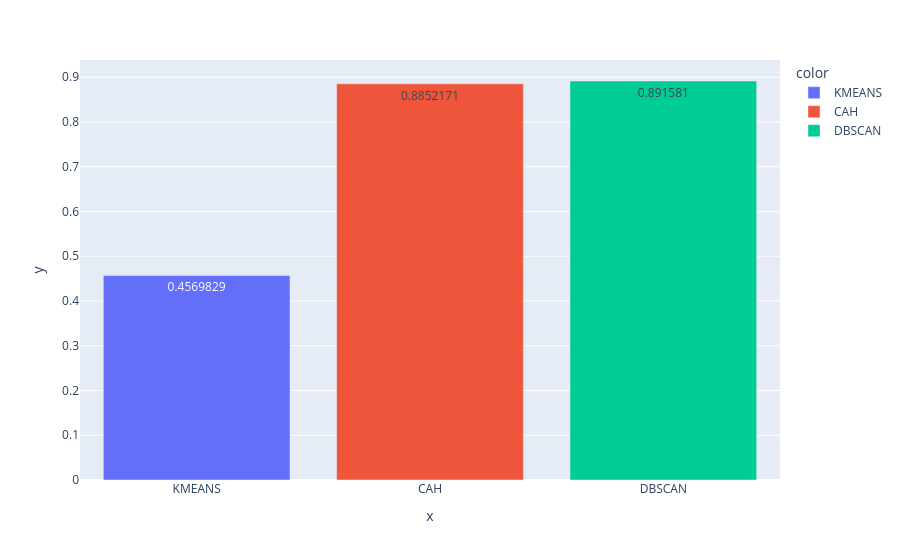

Notebook code cell kept with this figure:
### Code cell
# Diagrammes en barre des silhouettes
Model_Names = ['KMEANS', 'CAH','DBSCAN']
sil = [sil_KMeans, sil_cah, sil_dbscan]
fig = px.bar(x= Model_Names, y = sil, color = Model_Names, text_auto = True)
fig.show()

### Figure 1 — Plotly figure (JSON) as saved in the notebook; plotly's stock layout.template omitted (floating-point values rounded to 4 significant figures)
{"data": [{"hovertemplate": "color=KMEANS<br>x=%{x}<br>y=%{y}<extra></extra>", "legendgroup": "KMEANS", "marker": {"color": "#636efa", "pattern": {"shape": ""}}, "name": "KMEANS", "orientation": "v", "showlegend": true, "textposition": "auto", "texttemplate": "%{y}", "type": "bar", "x": ["KMEANS"], "xaxis": "x", "y": [0.457], "yaxis": "y"}, {"hovertemplate": "color=CAH<br>x=%{x}<br>y=%{y}<extra></extra>", "legendgroup": "CAH", "marker": {"color": "#EF553B", "pattern": {"shape": ""}}, "name": "CAH", "orientation": "v", "showlegend": true, "textposition": "auto", "texttemplate": "%{y}", "type": "bar", "x": ["CAH"], "xaxis": "x", "y": [0.8852], "yaxis": "y"}, {"hovertemplate": "color=DBSCAN<br>x=%{x}<br>y=%{y}<extra></extra>", "legendgroup": "DBSCAN", "marker": {"color": "#00cc96", "pattern": {"shape": ""}}, "name": "DBSCAN", "orientation": "v", "showlegend": true, "textposition": "auto", "texttemplate": "%{y}", "type": "bar", "x": ["DBSCAN"], "xaxis": "x", "y": [0.8916], "yaxis": "y"}], "layout": {"barmode": "relative", "legend": {"title": {"text": "color"}, "tracegroupgap": 0}, "margin": {"t": 60}, "xaxis": {"anchor": "y", "domain": [0, 1], "title": {"text": "x"}}, "yaxis": {"anchor": "x", "domain": [0, 1], "title": {"text": "y"}}}}
